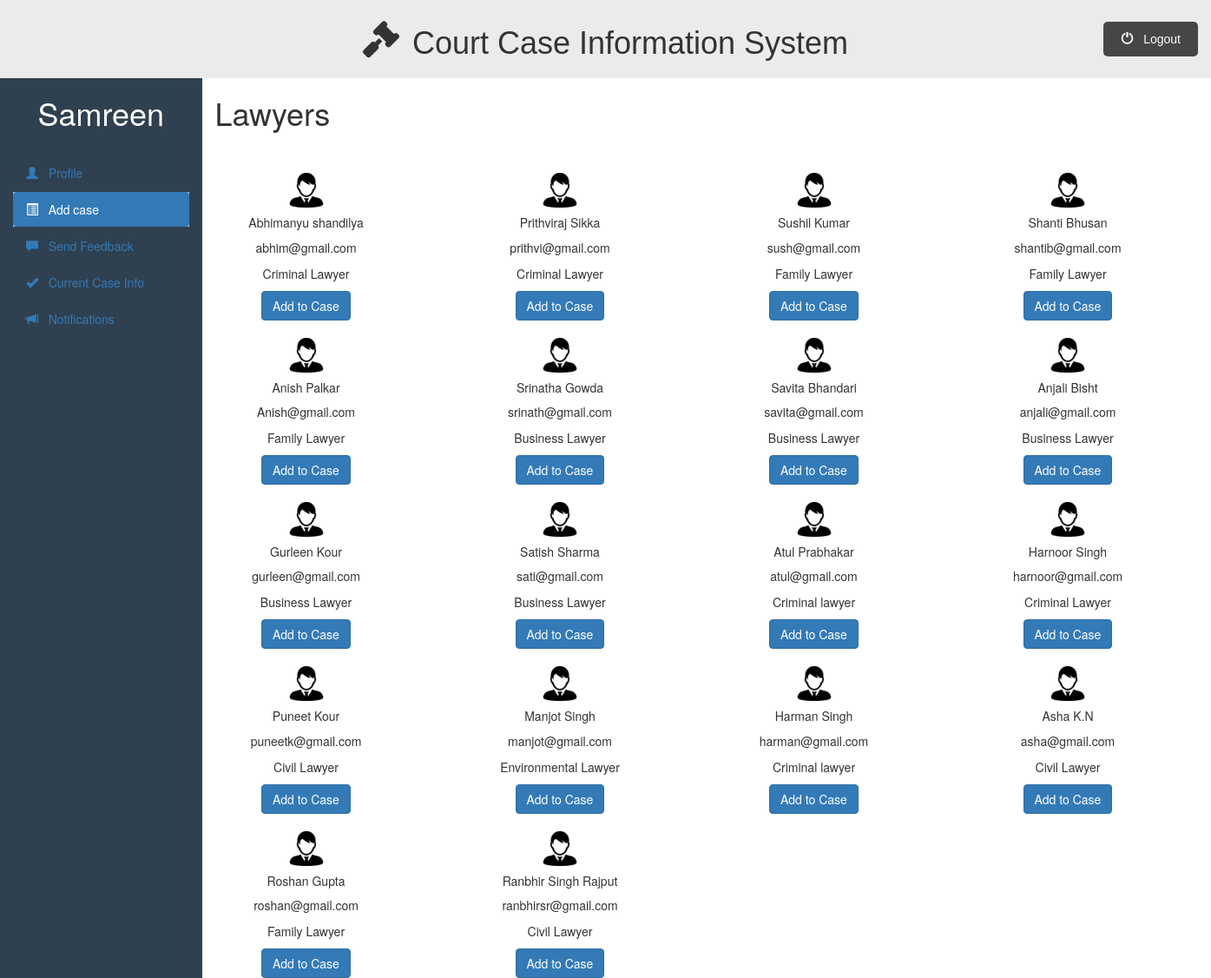
Page /client_dashboard.php?q=addcase (signed in) on the committed database.
### tables this page shows
CREATE TABLE `lawyer_login` (
  `lawyer_id` int(11) NOT NULL,
  `lawyer_first_name` varchar(50) NOT NULL,
  `lawyer_last_name` varchar(50) NOT NULL,
  `lawyer_email` varchar(50) NOT NULL,
  `lawyer_password` varchar(200) NOT NULL,
  `lawyer_phone_no` int(11) DEFAULT NULL,
  `lawyer_city` varchar(100) DEFAULT NULL,
  `lawyer_address` varchar(200) DEFAULT NULL,
  `lawyer_category` varchar(100) DEFAULT NULL
);

### Client/addcase.php (the view, shortened to what this page needs)
<div class="container-fluid">
    <div class="row">
        <div class="col-sm-2">
            <h1>
                <?php echo $_SESSION["client_name"]; ?>
            </h1>
            <br>
            <ul id="side_menu" class="nav nav-pills nav-stacked">
                <li class="">
                    <a href="client_dashboard.php">
                        <span class="glyphicon glyphicon-user"></span>
                        &nbsp; Profile
                     </a>
                </li>
                <li class="active">
                    <a href="client_dashboard.php?q=addcase">
                        <span class="glyphicon glyphicon-list-alt"></span>
                        &nbsp; Add case
                    </a>
                </li>
                <li class="">
                    <a href="client_dashboard.php?q=sendfeedback">
                        <span class="glyphicon glyphicon-comment"></span>
                        &nbsp; Send Feedback
                    </a>
                </li>
                <li class="">
                    <a href="client_dashboard.php?q=currentcase">
                        <span class="glyphicon glyphicon-ok"></span>
                        &nbsp; Current Case Info
                    </a>
                </li>
                <li class="">
                    <a href="client_dashboard.php?q=notifications">
                        <span class="glyphicon glyphicon-bullhorn"></span>
                        &nbsp; Notifications
                    </a>
                </li>
            </ul>
        </div>
        <div class="col-sm-10">
            <h1>Lawyers</h1><br>
            <div class="container">
                <div class="row" style="background-color: white;">
                    <?php
                        require_once("includes/db.php");
                        if ($con) {
                            $stmt = $con->prepare("
                            SELECT lawyer_id, lawyer_first_name, lawyer_last_name, lawyer_email, lawyer_category
                            FROM lawyer_login");
                            $stmt->execute();
                            $stmt->store_result();
                            $stmt->bind_result($lid, $lfn, $lln, $le,$lca);
                            while ($stmt->fetch()) {
                                echo "
                                <div class='col-sm-3'>
                                    <div class='card' style='width: 18rem; text-align: center; margin-top: 2rem;'>
                                        <img src='public/images/user.png' width='40' height='40' class='card-img-top' alt='...'>
                                        <div class='card-body'>
                                            <h5 class='card-title'>{$lfn} {$lln}</h5>
                                            <p class='card-text'>
                                                {$le}
                                            </p>
                                            <p class='card-text'>
                                                {$lca}
                                            </p>
                                            <a href='client_dashboard.php?q=addtocase&id={$lid}' class='btn btn-primary'>Add to Case</a>
                                        </div>
                                    </div>
                                </div>
                                ";
                            }
                        }
                    ?>
                </div>
            </div>
        </div>
   </div>
</div>

### Public/css/style.css (style rules this page uses)
* { padding: 0%; margin: 0%; box-sizing: border-box; }
html { scroll-behavior: smooth; }
ul { list-style-type: none; }
.active, .accordion:hover { background-color: #ccc; }

### Public/css/dashboard.css (style rules this page uses)
.row { background-color: #2f4050; }
.col-sm-10 { background-color: #fff; }
.col-sm-2 h1 { color: #fff; text-align:center; }

### rows in the picture
lawyer_login: lawyer_first_name "Abhimanyu", lawyer_last_name "shandilya", lawyer_email "abhim@gmail.com", lawyer_category "Criminal Lawyer"
lawyer_login: lawyer_first_name "Prithviraj", lawyer_last_name "Sikka", lawyer_email "prithvi@gmail.com", lawyer_category "Criminal Lawyer"
lawyer_login: lawyer_first_name "Sushil", lawyer_last_name "Kumar", lawyer_email "sush@gmail.com", lawyer_category "Family Lawyer"
lawyer_login: lawyer_first_name "Shanti", lawyer_last_name "Bhusan", lawyer_email "shantib@gmail.com", lawyer_category "Family Lawyer"
lawyer_login: lawyer_first_name "Anish", lawyer_last_name "Palkar", lawyer_email "Anish@gmail.com", lawyer_category "Family Lawyer"
lawyer_login: lawyer_first_name "Srinatha", lawyer_last_name "Gowda", lawyer_email "srinath@gmail.com", lawyer_category "Business Lawyer"
lawyer_login: lawyer_first_name "Savita", lawyer_last_name "Bhandari", lawyer_email "savita@gmail.com", lawyer_category "Business Lawyer"
lawyer_login: lawyer_first_name "Anjali", lawyer_last_name "Bisht", lawyer_email "anjali@gmail.com", lawyer_category "Business Lawyer"
lawyer_login: lawyer_first_name "Gurleen", lawyer_last_name "Kour", lawyer_email "gurleen@gmail.com", lawyer_category "Business Lawyer"
lawyer_login: lawyer_first_name "Satish", lawyer_last_name "Sharma", lawyer_email "sati@gmail.com", lawyer_category "Business Lawyer"
lawyer_login: lawyer_first_name "Atul", lawyer_last_name "Prabhakar", lawyer_email "atul@gmail.com", lawyer_category "Criminal lawyer"
lawyer_login: lawyer_first_name "Harnoor", lawyer_last_name "Singh", lawyer_email "harnoor@gmail.com", lawyer_category "Criminal Lawyer"
lawyer_login: lawyer_first_name "Puneet", lawyer_last_name "Kour", lawyer_email "puneetk@gmail.com", lawyer_category "Civil Lawyer"
lawyer_login: lawyer_first_name "Manjot", lawyer_last_name "Singh", lawyer_email "manjot@gmail.com", lawyer_category "Environmental Lawyer"
lawyer_login: lawyer_first_name "Harman", lawyer_last_name "Singh", lawyer_email "harman@gmail.com", lawyer_category "Criminal lawyer"
lawyer_login: lawyer_first_name "Asha", lawyer_last_name "K.N", lawyer_email "asha@gmail.com", lawyer_category "Civil Lawyer"
lawyer_login: lawyer_first_name "Roshan", lawyer_last_name "Gupta", lawyer_email "roshan@gmail.com", lawyer_category "Family Lawyer"
lawyer_login: lawyer_first_name "Ranbhir Singh", lawyer_last_name "Rajput", lawyer_email "ranbhirsr@gmail.com", lawyer_category "Civil Lawyer"

### other values in the picture
$_SESSION["client_name"] "Samreen"
